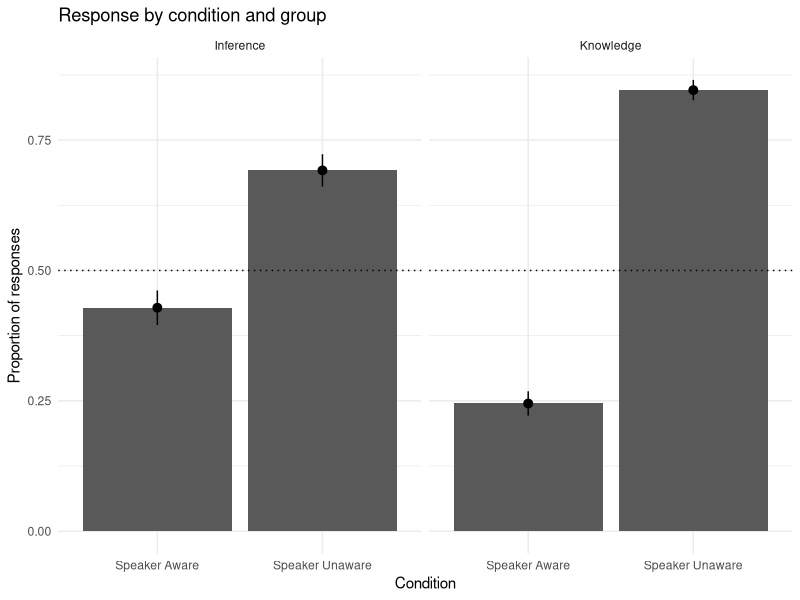
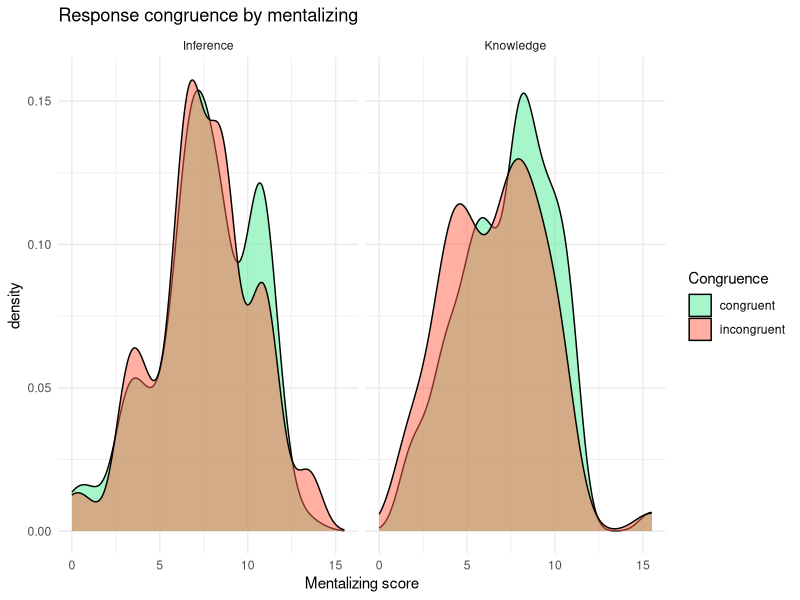
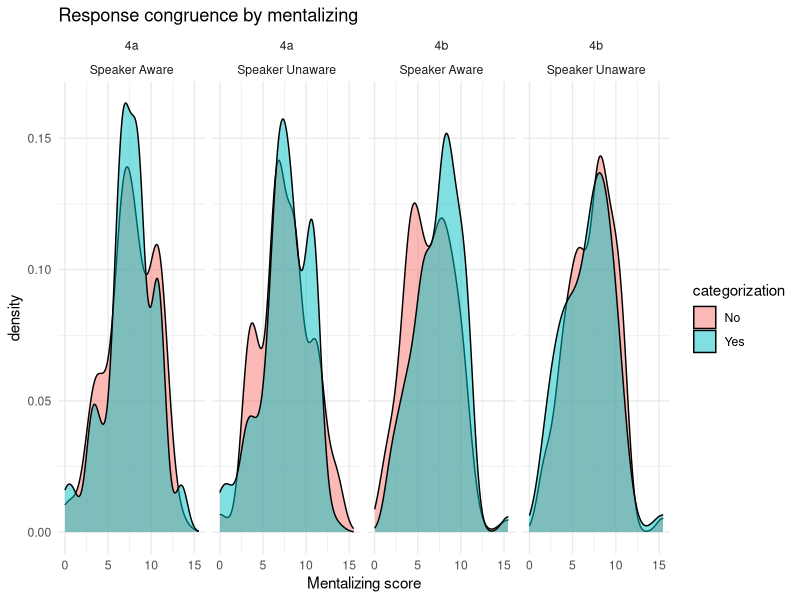
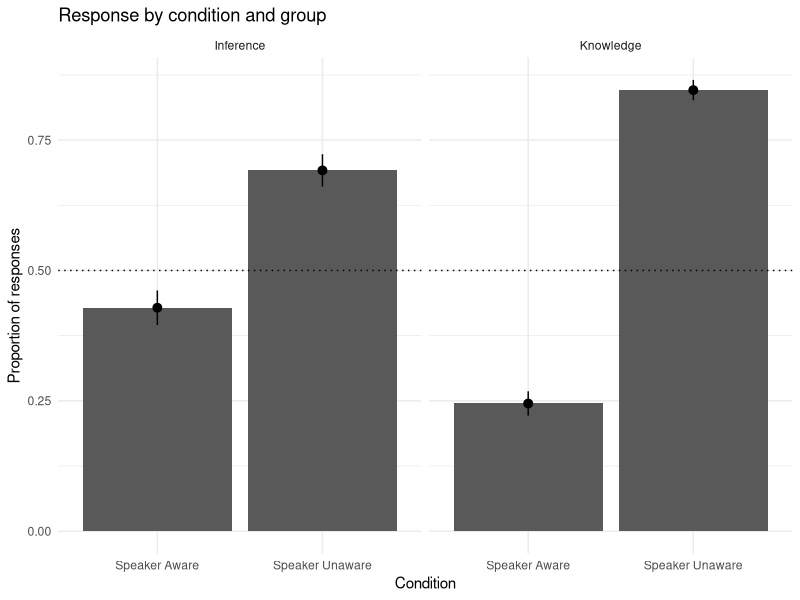
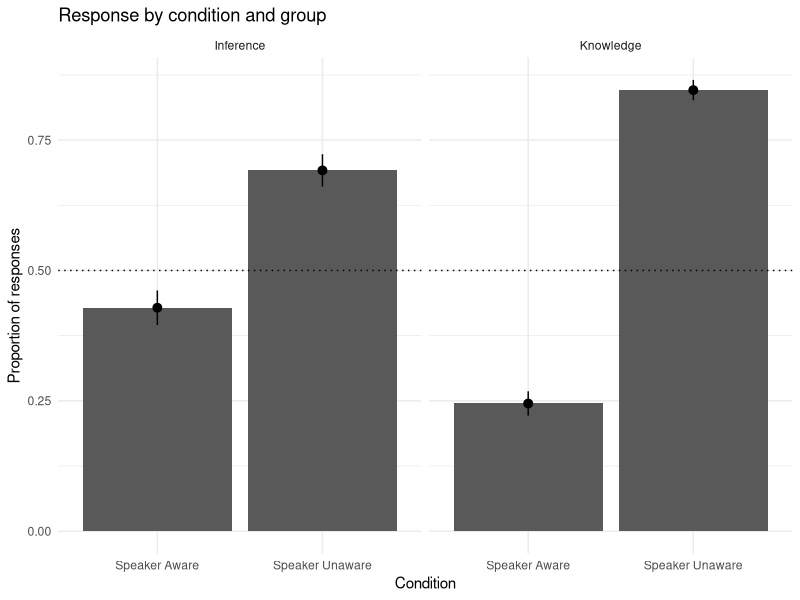
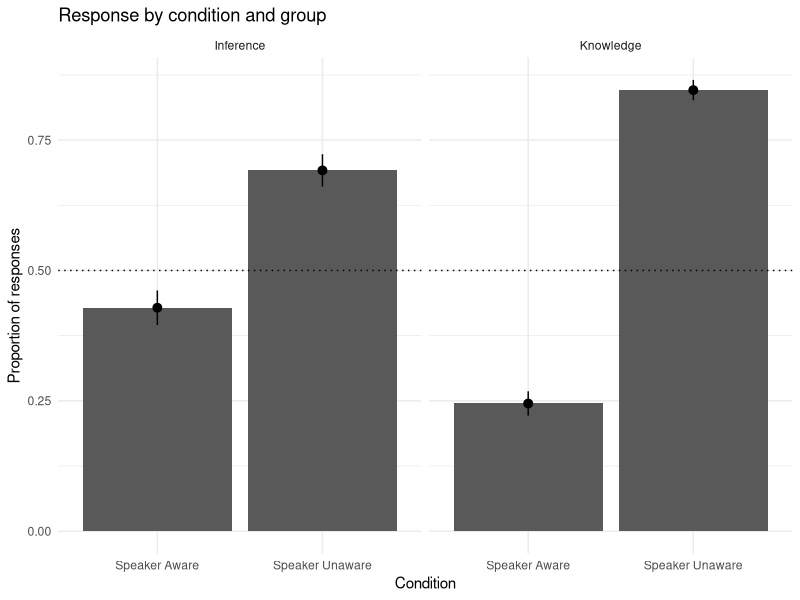
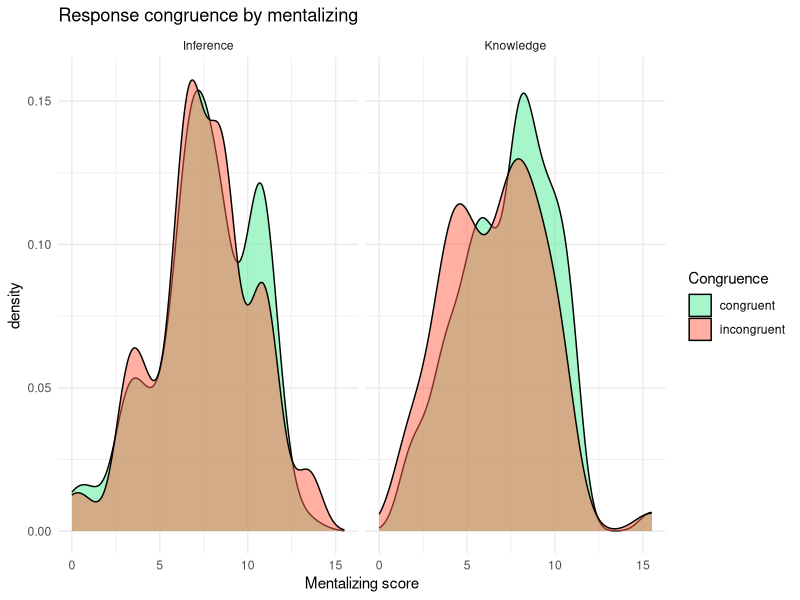
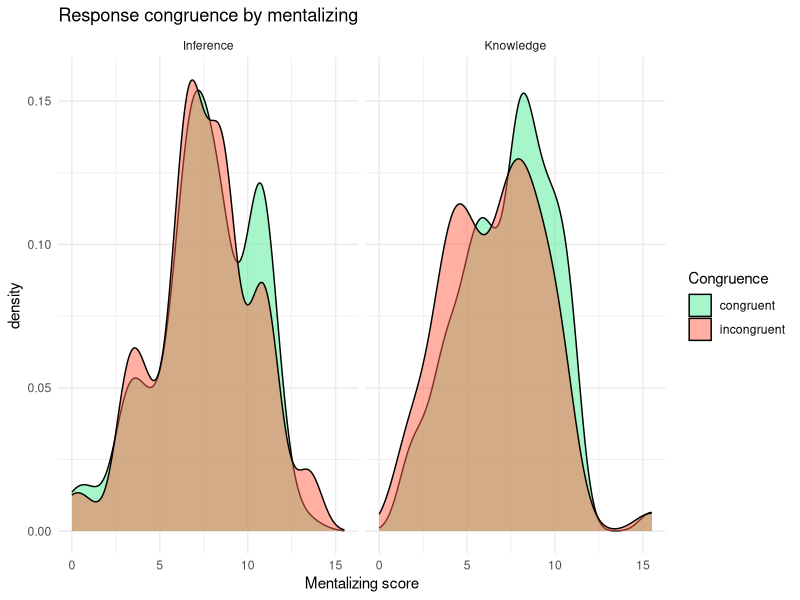

Here is the R script that generated these plots, in order:
## ---- chunk 1
library(tidyverse)
library(forcats)
library(lme4)
library(effects)
library(psych)
## ---- chunk 2
# setwd("/Users/seantrott/Dropbox/UCSD/Research/IndirectSpeechActs/2019_mentalizing_data/Experiment1/")
main_plus_sst = read_csv("data/exp1_aggregated.csv")

## ---- chunk 3
table(distinct(main_plus_sst, subject, gender)$gender)
mean(distinct(main_plus_sst, subject, age)$age)
sd(distinct(main_plus_sst, subject, age)$age)
range(distinct(main_plus_sst)$age)

## ---- chunk 4

only_unique_subjects = main_plus_sst %>%
  distinct(subject, gender, assignment, age)

table(only_unique_subjects$assignment)

summary(aov(data = only_unique_subjects,
           age ~ assignment))


df_with_gender = only_unique_subjects %>%
  group_by(assignment, gender) %>%
  summarise(num_gender = n())

M = as.table(rbind(filter(df_with_gender, assignment == "4a")$num_gender,
             rbind(filter(df_with_gender, assignment == "4b")$num_gender)))

dimnames(M) <- list(gender = c("Female", "Male"),
                    assignment = c("4a", "4b"))

M
chisq.test(M)

## ---- chunk 5
coded_3a = main_plus_sst %>%
  filter(assignment == "4a")
length(unique(coded_3a$subject))

coded_3b = main_plus_sst %>%
  filter(assignment == "4b")
length(unique(coded_3b$subject))
## ---- chunk 6

main_plus_sst %>%
  ggplot(aes(x = condition,
             y = numeric_categorization2)) +
  geom_bar(stat="summary", fun.y="mean", position = "dodge") +
  stat_summary (fun.y = function(x){mean(x)},
                fun.ymin = function(x){mean(x) - 1*sd(x)/sqrt(length(x))},
                fun.ymax = function(x){mean(x) + 1*sd(x)/sqrt(length(x))},
                geom= 'pointrange', 
                position=position_dodge(width=0.95)) +
  labs(x = "Condition",
       y = "Proportion of responses",
       title = "Response by condition and group") +
  theme_minimal() +
  geom_hline(yintercept = .5, linetype = "dotted") +
  facet_grid(~exp_group)


ggsave("Figures/experiment1_effect.png", 
         units="in", width=6, height=4, dpi=300)
ggsave("Figures/experiment1_effect.tiff", 
         units="in", width=6, height=4, dpi=300)
ggsave("Figures/experiment1_effect.pdf", 
       units="in", width=6, height=4, dpi=300)
## ---- chunk 7
main_plus_sst %>%
  group_by(exp_group,
           condition) %>%
  summarise(mean_request = mean(numeric_categorization2),
            sd_request = sd(numeric_categorization2))

## ---- chunk 8

mixed.logit = glmer(factor(categorization) ~ stimType + (1 + stimType | subject) + 
                      (1 + stimType | stimNum), 
                    data = coded_3a, 
                    control=glmerControl(optimizer="bobyqa"),
                    family=binomial) 

mixed.logit.null = glmer(factor(categorization) ~ (1  + stimType | subject) + 
                           (1 + stimType | stimNum), 
                         data = coded_3a, 
                         control=glmerControl(optimizer="bobyqa"),
                         family=binomial) 

comparison = anova(mixed.logit.null, mixed.logit)
comparison


## ---- chunk 9
mixed.logit = glmer(factor(categorization) ~ stimType * order + 
                       (1 + stimType | subject) +
                      (1 + stimType | stimNum), 
                    data = coded_3a, 
                    control=glmerControl(optimizer="bobyqa"),
                    family=binomial) 

mixed.logit.null = glmer(factor(categorization) ~ stimType + order +
                           (1 + stimType | subject) +
                           (1 + stimType | stimNum), 
                         data = coded_3a, 
                         control=glmerControl(optimizer="bobyqa"),
                         family=binomial) 

comparison = anova(mixed.logit.null, mixed.logit)
comparison

mixed.logit = glmer(factor(categorization) ~ stimType + 
                      (1 + stimType | stimNum), 
                    data = filter(coded_3a, order ==1 ), 
                    control=glmerControl(optimizer="bobyqa"),
                    family=binomial) 

mixed.logit.null = glmer(factor(categorization) ~ (1 + stimType | stimNum), 
                         data = filter(coded_3a, order ==1 ), 
                         control=glmerControl(optimizer="bobyqa"),
                         family=binomial) 

comparison = anova(mixed.logit.null, mixed.logit)
comparison
## ---- chunk 10

mixed.logit = glmer(factor(categorization) ~ stimType + (1 + stimType | subject) + 
                      (1 + stimType | stimNum), 
                    data = coded_3b, 
                    control=glmerControl(optimizer="bobyqa"),
                    family=binomial) 

mixed.logit.null = glmer(factor(categorization) ~ (1  + stimType | subject) + 
                           (1 + stimType | stimNum), 
                         data = coded_3b, 
                         control=glmerControl(optimizer="bobyqa"),
                         family=binomial) 

comparison = anova(mixed.logit.null, mixed.logit)
comparison

## ---- chunk 11
mixed.logit = glmer(factor(categorization) ~ stimType * order + 
                       (1 + stimType | subject) +
                      (1 + stimType | stimNum), 
                    data = coded_3b, 
                    control=glmerControl(optimizer="bobyqa"),
                    family=binomial) 

mixed.logit.null = glmer(factor(categorization) ~ stimType + order +
                           (1 + stimType | subject) +
                           (1 + stimType | stimNum), 
                         data = coded_3b, 
                         control=glmerControl(optimizer="bobyqa"),
                         family=binomial) 

comparison = anova(mixed.logit.null, mixed.logit)
comparison

mixed.logit = glmer(factor(categorization) ~ stimType + 
                      (1 | stimNum), 
                    data = filter(coded_3b, order ==1 ), 
                    control=glmerControl(optimizer="bobyqa"),
                    family=binomial) 

mixed.logit.null = glmer(factor(categorization) ~ (1 | stimNum), 
                         data = filter(coded_3b, order ==1 ), 
                         control=glmerControl(optimizer="bobyqa"),
                         family=binomial) 

comparison = anova(mixed.logit.null, mixed.logit)
comparison
## ---- chunk 12
mixed.logit.interaction = glmer(factor(numeric_categorization2) ~ condition * exp_group +
                      (1 + condition | stimNum) +
                      (1 + condition | subject), 
                    data = main_plus_sst, 
                    control=glmerControl(optimizer="bobyqa"),
                    family=binomial) 

mixed.logit.both = glmer(factor(numeric_categorization2) ~ condition + exp_group +
                      (1 + condition | stimNum) +
                      (1 + condition | subject), 
                    data = main_plus_sst, 
                    control=glmerControl(optimizer="bobyqa"),
                    family=binomial) 

mixed.logit = glmer(factor(numeric_categorization2) ~ condition + 
                      (1 + condition | stimNum) +
                      (1 + condition | subject), 
                    data = main_plus_sst, 
                    control=glmerControl(optimizer="bobyqa"),
                    family=binomial) 

anova(mixed.logit.interaction, mixed.logit.both)
anova(mixed.logit.both, mixed.logit)

## ---- chunk 13
coded_3a$rc.bins = cut(coded_3a$rc.mean, breaks=c(0, median(coded_3a$rc.mean), 11), labels=c("low", "high"))

## ---- chunk 14

mixed.logit.both = glmer(factor(categorization) ~ stimType*exp.inf.mean +
                          stimType * rc.bins +
                          (1 + stimType  | stimNum), 
                        data = coded_3a, 
                        family=binomial) 


mixed.logit.both.reduced = glmer(factor(categorization) ~ exp.inf.mean +
                          stimType * rc.bins +
                          (1 + stimType  | stimNum), 
                        data = coded_3a, 
                        family=binomial) 

mixed.logit.both.reduced2 = glmer(factor(categorization) ~ exp.inf.mean * stimType + rc.bins +
                          (1 + stimType  | stimNum), 
                        data = coded_3a, 
                        family=binomial) 

mixed.logit.inf= glmer(factor(categorization) ~ exp.inf.mean * stimType + 
                          (1 + stimType  | stimNum), 
                          control=glmerControl(optimizer="bobyqa"),
                        data = coded_3a, 
                        family=binomial) 

mixed.logit.inf.reduced = glmer(factor(categorization) ~ exp.inf.mean + stimType +
                          (1 + stimType  | stimNum), 
                        data = coded_3a, 
                        control=glmerControl(optimizer="bobyqa"),
                        family=binomial) 

anova(mixed.logit.both, mixed.logit.both.reduced)
anova(mixed.logit.both, mixed.logit.both.reduced2)
anova(mixed.logit.inf, mixed.logit.inf.reduced)


## ---- chunk 15
mixed.logit.spon = glmer(factor(categorization) ~ stimType*factor(spon.true) +
                          (1 + stimType | stimNum), 
                        data = coded_3a, 
                        family=binomial) 
mixed.logit.spon.reduced = glmer(factor(categorization) ~ stimType + factor(spon.true) +
                          (1 + stimType | stimNum), 
                        data = coded_3a, 
                        family=binomial) 

anova(mixed.logit.spon, mixed.logit.spon.reduced)
## ---- chunk 16
coded_3b$rc.bins = cut(coded_3b$rc.mean, breaks=c(0, median(coded_3b$rc.mean), 11), labels=c("low", "high"))
## ---- chunk 17
mixed.logit.both = glmer(factor(categorization) ~ stimType*exp.inf.mean +
                          stimType * rc.bins +
                          (1 + stimType  | stimNum), 
                         control=glmerControl(optimizer="bobyqa"),
                        data = coded_3b, 
                        family=binomial) 


mixed.logit.both.reduced = glmer(factor(categorization) ~ exp.inf.mean +
                          stimType * rc.bins +
                          (1 + stimType  | stimNum), 
                          control=glmerControl(optimizer="bobyqa"),
                        data = coded_3b, 
                        family=binomial) 

mixed.logit.both.reduced2 = glmer(factor(categorization) ~ exp.inf.mean * stimType + rc.bins +
                          (1 + stimType  | stimNum), 
                        data = coded_3b, 
                        control=glmerControl(optimizer="bobyqa"),
                        family=binomial) 

mixed.logit.inf= glmer(factor(categorization) ~ exp.inf.mean * stimType + 
                          (1 + stimType  | stimNum), 
                          control=glmerControl(optimizer="bobyqa"),
                        data = coded_3b, 
                        family=binomial) 

mixed.logit.inf.reduced = glmer(factor(categorization) ~ exp.inf.mean + stimType +
                          (1 + stimType  | stimNum), 
                        data = coded_3b, 
                        control=glmerControl(optimizer="bobyqa"),
                        family=binomial) 

anova(mixed.logit.both, mixed.logit.both.reduced)
anova(mixed.logit.both, mixed.logit.both.reduced2)
anova(mixed.logit.inf, mixed.logit.inf.reduced)
## ---- chunk 18
mixed.logit.spon = glmer(factor(categorization) ~ stimType*factor(spon.true) +
                          (1 + stimType | stimNum), 
                        data = coded_3b, 
                        family=binomial) 
mixed.logit.spon.reduced = glmer(factor(categorization) ~ stimType + factor(spon.true) +
                          (1 + stimType | stimNum), 
                        data = coded_3b, 
                        family=binomial) 

anova(mixed.logit.spon, mixed.logit.spon.reduced)
## ---- chunk 19
main_plus_sst %>%
  ggplot(aes(x=exp.inf.mean, fill=Congruence)) +
  geom_density(alpha=.5) +
  theme_minimal() +
  scale_fill_manual(values = c("congruent" = "seagreen2", "incongruent" = "tomato1")) +
  xlab("Mentalizing score") +
  ggtitle("Response congruence by mentalizing") +
  facet_wrap(~exp_group, ncol = 2)

ggsave("figures/exp4_mentalizing.png", 
       units="in", width=6, height=4, dpi=300)
ggsave("figures/exp4_mentalizing.pdf", 
       units="in", width=6, height=4, dpi=300)
ggsave("figures/exp4_mentalizing.tiff", 
       units="in", width=6, height=4, dpi=300)
## ---- chunk 20
main_plus_sst %>%
  ggplot(aes(x=exp.inf.mean, fill=categorization)) +
  geom_density(alpha=.5) +
  theme_minimal() +
  # scale_fill_manual(values = c("congruent" = "seagreen2", "incongruent" = "tomato1")) +
  xlab("Mentalizing score") +
  ggtitle("Response congruence by mentalizing") +
  facet_grid(~assignment + condition)
## ---- chunk 21
main_plus_sst$rc.bins = cut(main_plus_sst$rc.mean, 
                            breaks=c(0, median(main_plus_sst$rc.mean), 11), 
                            labels=c("low", "high"))
mixed.logit.both = glmer(factor(numeric_categorization2) ~ condition*exp.inf.mean*exp_group +
                          stimType * rc.bins +
                          (1 + stimType  | stimNum), 
                         control=glmerControl(optimizer="bobyqa"),
                        data = main_plus_sst, 
                        family=binomial) 

mixed.logit.reduced = glmer(factor(numeric_categorization2) ~ condition*exp.inf.mean +
                           condition*exp_group +
                           exp.inf.mean*exp_group+
                          stimType * rc.bins +
                          (1 + stimType  | stimNum), 
                         control=glmerControl(optimizer="bobyqa"),
                        data = main_plus_sst, 
                        family=binomial) 


anova(mixed.logit.both, mixed.logit.reduced)
